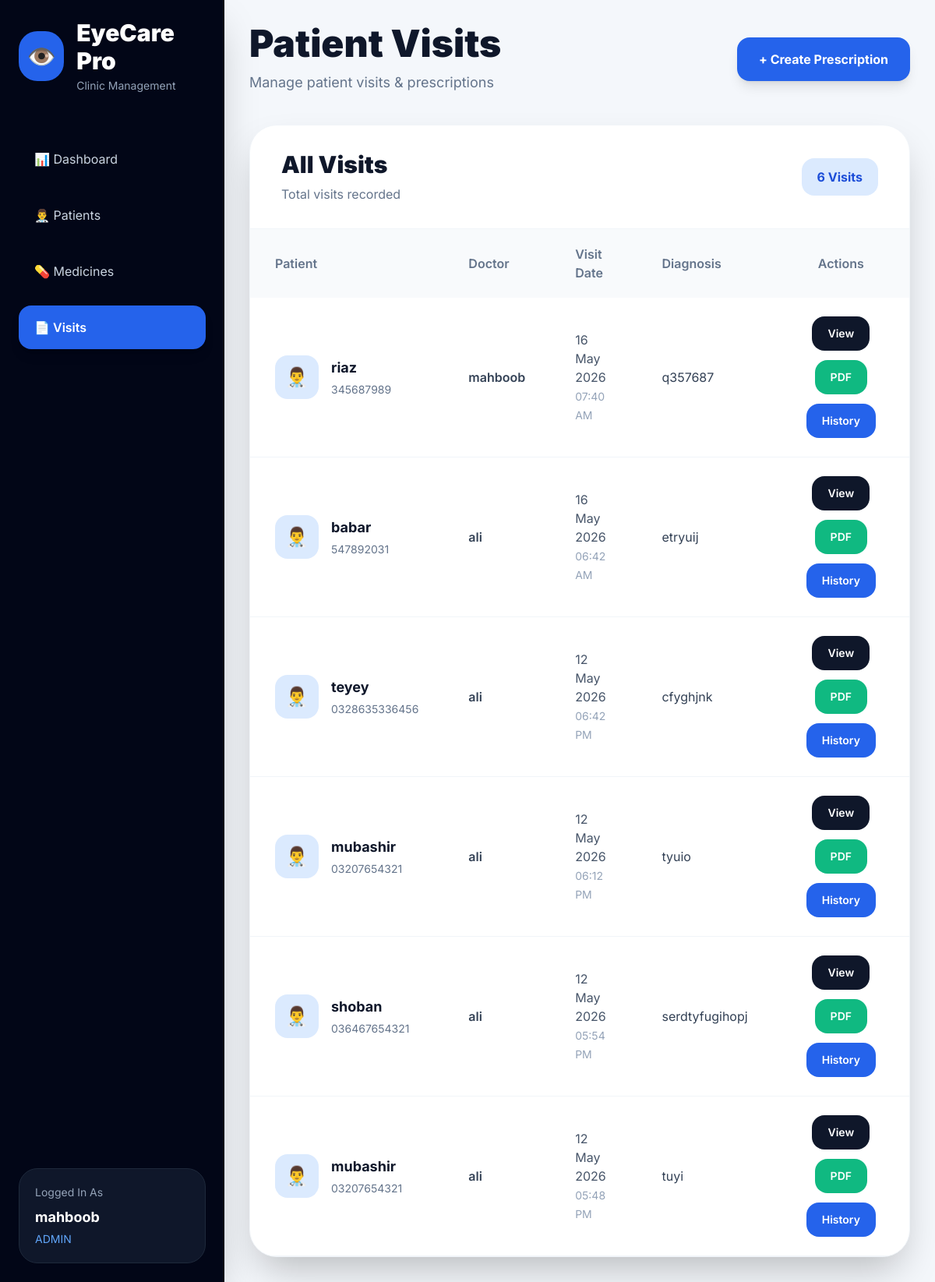
Screenshot of /prescriptions/visits/ (signed in) with the database file from the repository.
### Userclinic/models.py (models this page shows, shortened)
class Profile(models.Model):
    ROLE_CHOICES = (
        ('ADMIN', 'Admin'),
        ('CONSULTANT', 'Consultant'),
    )
    user = models.OneToOneField(
        User,
        on_delete=models.CASCADE
    )
    role = models.CharField(
        max_length=20,
        choices=ROLE_CHOICES,
        default='CONSULTANT'
    )
    phone = models.CharField(
        max_length=20,
        blank=True,
        null=True
    )
    created_at = models.DateTimeField(
        auto_now_add=True
    )
    updated_at = models.DateTimeField(
        auto_now=True
    )

### prescriptions/models.py (models this page shows, shortened)
class Visit(models.Model):
    patient = models.ForeignKey(
        Patient,
        on_delete=models.CASCADE,
        related_name='visits'
    )
    doctor = models.ForeignKey(
        User,
        on_delete=models.SET_NULL,
        null=True,
        blank=True
    )
    complaints = models.TextField(
        blank=True,
        null=True
    )
    diagnosis = models.TextField(
        blank=True,
        null=True
    )
    notes = models.TextField(
        blank=True,
        null=True
    )
    visit_date = models.DateTimeField(
        auto_now_add=True
    )

### patients/models.py (models this page shows, shortened)
class Patient(models.Model):
    GENDER_CHOICES = (
        ('Male', 'Male'),
        ('Female', 'Female'),
    )
    name = models.CharField(
        max_length=200
    )
    phone = models.CharField(
        max_length=20,
        unique=True
    )
    age = models.PositiveIntegerField()
    gender = models.CharField(
        max_length=10,
        choices=GENDER_CHOICES
    )
    address = models.TextField(
        blank=True,
        null=True
    )
    eye_notes = models.TextField(
        blank=True,
        null=True
    )
    created_at = models.DateTimeField(
        auto_now_add=True
    )
    updated_at = models.DateTimeField(
        auto_now=True
    )

### prescriptions/views.py (the view)
def visit_list(request):
    visits = Visit.objects.all().order_by('-id')
    context = {
        'visits': visits
    }
    return render(
        request,
        'visit_list.html',
        context
    )

### Userclinic/context_processors.py (called while the page is built)
def user_role(request):
    role = ''
    try:
        if request.user.is_authenticated:
            role = request.user.profile.role
    except Exception:
        role = ''
    return {
        'user_role': role,
        'is_admin': role == 'ADMIN',
        'is_consultant': role == 'CONSULTANT',
    }

### templates/visit_list.html (shortened to what this page needs)
<!DOCTYPE html>
<html lang="en">
<head>
    <script src="https://cdn.tailwindcss.com"></script>
</head>
<body>
<div class="flex min-h-screen">
    <aside class="w-72 bg-slate-950 text-white p-6 flex flex-col justify-between shadow-2xl">
        <div>
            <div class="mb-14">
                <div class="flex items-center gap-4">
                    <div class="w-16 h-16 rounded-3xl bg-blue-600 flex items-center justify-center text-3xl">
                        👁️
                    </div>
                    <div>
                        <h1 class="text-3xl font-black">
                            EyeCare Pro
                        </h1>
                        <p class="text-slate-400 text-sm mt-1">
                            Clinic Management
                        </p>
                    </div>
                </div>
            </div>
            <nav class="space-y-4">
                <a href="{% url 'dashboard' %}"
                   class="flex items-center gap-4 hover:bg-slate-900 px-5 py-4 rounded-2xl text-slate-300 smooth">
                    📊 Dashboard
                </a>
                <a href="{% url 'patient_list' %}"
                   class="flex items-center gap-4 hover:bg-slate-900 px-5 py-4 rounded-2xl text-slate-300 smooth">
                    👨‍⚕️ Patients
                </a>
                <a href="{% url 'medicine_list' %}"
                   class="flex items-center gap-4 hover:bg-slate-900 px-5 py-4 rounded-2xl text-slate-300 smooth">
                    💊 Medicines
                </a>
                <a href="{% url 'visit_list' %}"
                   class="flex items-center gap-4 bg-blue-600 px-5 py-4 rounded-2xl text-white font-semibold shadow-lg">
                    📄 Visits
                </a>
            </nav>
        </div>
        <div class="bg-slate-900 rounded-3xl p-5 border border-slate-800">
            <p class="text-slate-400 text-sm">
                Logged In As
            </p>
            <h3 class="font-bold text-lg mt-2">
                {{ request.user.username }}
            </h3>
            <p class="text-blue-400 text-sm mt-1">
                {{ user_role }}
            </p>
        </div>
    </aside>
    <main class="flex-1 p-8 overflow-y-auto">
        <div class="flex justify-between items-center mb-10">
            <div>
                <h1 class="text-5xl font-black text-slate-900">
                    Patient Visits
                </h1>
                <p class="text-slate-500 mt-3 text-lg">
                    Manage patient visits & prescriptions
                </p>
            </div>
            <a href="{% url 'create_prescription' %}"
               class="bg-blue-600 hover:bg-blue-700 smooth text-white px-7 py-4 rounded-2xl font-bold shadow-lg">
                + Create Prescription
            </a>
        </div>
        <div class="bg-white rounded-[35px] shadow-2xl border border-slate-100 overflow-hidden">
            <div class="flex justify-between items-center px-10 py-8 border-b border-slate-100">
                <div>
                    <h2 class="text-3xl font-black text-slate-900">
                        All Visits
                    </h2>
                    <p class="text-slate-500 mt-2">
                        Total visits recorded
                    </p>
                </div>
                <div class="bg-blue-100 text-blue-700 px-5 py-3 rounded-2xl font-bold">
                    {{ visits.count }} Visits
                </div>
            </div>
            <div class="overflow-x-auto">
                <table class="w-full">
                    <thead class="bg-slate-50">
                        <tr>
                            <th class="text-left px-8 py-5 text-slate-500 font-semibold">
                                Patient
                            </th>
                            <th class="text-left px-8 py-5 text-slate-500 font-semibold">
                                Doctor
                            </th>
                            <th class="text-left px-8 py-5 text-slate-500 font-semibold">
                                Visit Date
                            </th>
                            <th class="text-left px-8 py-5 text-slate-500 font-semibold">
                                Diagnosis
                            </th>
                            <th class="text-center px-8 py-5 text-slate-500 font-semibold">
                                Actions
                            </th>
                        </tr>
                    </thead>
                    <tbody>
                        {% for visit in visits %}
                        <tr class="border-b border-slate-100 hover:bg-slate-50 smooth">
                            <td class="px-8 py-6">
                                <div class="flex items-center gap-4">
                                    <div class="w-14 h-14 rounded-2xl bg-blue-100 flex items-center justify-center text-2xl">
                                        👨‍⚕️
                                    </div>
                                    <div>
                                        <h3 class="font-bold text-slate-900 text-lg">
                                            {{ visit.patient.name }}
                                        </h3>
                                        <p class="text-sm text-slate-500 mt-1">
                                            {{ visit.patient.phone }}
                                        </p>
                                    </div>
                                </div>
                            </td>
                            <td class="px-8 py-6 text-slate-700 font-semibold">
                                {{ visit.doctor.username }}
                            </td>
                            <td class="px-8 py-6 text-slate-600">
                                {{ visit.visit_date|date:"d M Y" }}
                                <br>
                                <span class="text-sm text-slate-400">
                                    {{ visit.visit_date|time:"h:i A" }}
                                </span>
                            </td>
                            <td class="px-8 py-6">
                                <div class="max-w-xs truncate text-slate-700">
                                    {{ visit.diagnosis|default:"No Diagnosis" }}
                                </div>
                            </td>
                            <td class="px-8 py-6">
                                <div class="flex items-center justify-center gap-3 flex-wrap">
                                    <a href="{% url 'prescription_detail' visit.prescription.id %}"
                                       class="bg-slate-900 hover:bg-black text-white px-5 py-3 rounded-2xl text-sm font-semibold smooth">
                                        View
                                    </a>
                                    <a href="{% url 'prescription_pdf' visit.prescription.id %}"
                                       class="bg-emerald-500 hover:bg-emerald-600 text-white px-5 py-3 rounded-2xl text-sm font-semibold smooth">
                                        PDF
                                    </a>
                                    <a href="{% url 'patient_history' visit.patient.id %}"
                                       class="bg-blue-600 hover:bg-blue-700 text-white px-5 py-3 rounded-2xl text-sm font-semibold smooth">
                                        History
                                    </a>
                                </div>
                            </td>
                        </tr>
                        {% endfor %}
                    </tbody>
                </table>
            </div>
        </div>
    </main>
</div>
</body>
</html>

### templates/visit_list.html (style rules this page uses)
body { font-family: 'Inter', sans-serif; background: #f4f7fb; }
.smooth { transition: all 0.3s ease; }

### rows the page displays
Profile: role "ADMIN"
Visit: patient.name "riaz", patient.phone "345687989", doctor.username "mahboob", visit_date "16 May 2026", visit_date "07:40 AM", diagnosis "q357687"
Visit: patient.name "babar", patient.phone "547892031", doctor.username "ali", visit_date "16 May 2026", visit_date "06:42 AM", diagnosis "etryuij"
Visit: patient.name "teyey", patient.phone "0328635336456", doctor.username "ali", visit_date "12 May 2026", visit_date "06:42 PM", diagnosis "cfyghjnk"
Visit: patient.name "mubashir", patient.phone "03207654321", doctor.username "ali", visit_date "12 May 2026", visit_date "06:12 PM", diagnosis "tyuio"
Visit: patient.name "shoban", patient.phone "036467654321", doctor.username "ali", visit_date "12 May 2026", visit_date "05:54 PM", diagnosis "serdtyfugihopj"
Visit: patient.name "mubashir", patient.phone "03207654321", doctor.username "ali", visit_date "12 May 2026", visit_date "05:48 PM", diagnosis "tuyi"

### other values shown
{{ request.user.username }} "mahboob"
{{ visits.count }} "6"
